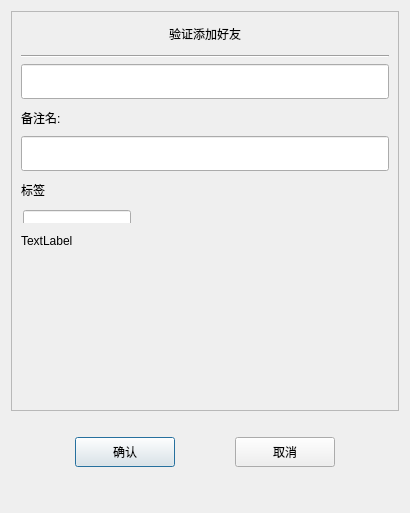
<?xml version="1.0" encoding="UTF-8"?>
<ui version="4.0">
 <class>AuthenFriend</class>
 <widget class="QDialog" name="AuthenFriend">
  <property name="geometry">
   <rect>
    <x>0</x>
    <y>0</y>
    <width>410</width>
    <height>513</height>
   </rect>
  </property>
  <property name="windowTitle">
   <string>Dialog</string>
  </property>
  <layout class="QVBoxLayout" name="verticalLayout">
   <item>
    <widget class="QScrollArea" name="scrollArea">
     <property name="minimumSize">
      <size>
       <width>0</width>
       <height>400</height>
      </size>
     </property>
     <property name="widgetResizable">
      <bool>true</bool>
     </property>
     <widget class="QWidget" name="scrollcontent">
      <property name="geometry">
       <rect>
        <x>0</x>
        <y>0</y>
        <width>396</width>
        <height>398</height>
       </rect>
      </property>
      <layout class="QVBoxLayout" name="verticalLayout_2">
       <property name="spacing">
        <number>0</number>
       </property>
       <property name="leftMargin">
        <number>0</number>
       </property>
       <property name="rightMargin">
        <number>0</number>
       </property>
       <item>
        <widget class="QLabel" name="apply_lb">
         <property name="minimumSize">
          <size>
           <width>0</width>
           <height>25</height>
          </size>
         </property>
         <property name="maximumSize">
          <size>
           <width>16777215</width>
           <height>25</height>
          </size>
         </property>
         <property name="layoutDirection">
          <enum>Qt::LayoutDirection::LeftToRight</enum>
         </property>
         <property name="text">
          <string>验证添加好友</string>
         </property>
         <property name="alignment">
          <set>Qt::AlignmentFlag::AlignCenter</set>
         </property>
        </widget>
       </item>
       <item>
        <widget class="QWidget" name="apply_wid" native="true">
         <layout class="QVBoxLayout" name="verticalLayout_3">
          <item>
           <widget class="Line" name="line">
            <property name="orientation">
             <enum>Qt::Orientation::Horizontal</enum>
            </property>
           </widget>
          </item>
          <item>
           <widget class="CustomizeEdit" name="name_ed">
            <property name="minimumSize">
             <size>
              <width>0</width>
              <height>35</height>
             </size>
            </property>
            <property name="maximumSize">
             <size>
              <width>16777215</width>
              <height>35</height>
             </size>
            </property>
           </widget>
          </item>
          <item>
           <widget class="QLabel" name="label_2">
            <property name="minimumSize">
             <size>
              <width>0</width>
              <height>25</height>
             </size>
            </property>
            <property name="maximumSize">
             <size>
              <width>16777215</width>
              <height>25</height>
             </size>
            </property>
            <property name="text">
             <string>备注名:</string>
            </property>
           </widget>
          </item>
          <item>
           <widget class="CustomizeEdit" name="back_ed">
            <property name="minimumSize">
             <size>
              <width>0</width>
              <height>35</height>
             </size>
            </property>
            <property name="maximumSize">
             <size>
              <width>16777215</width>
              <height>35</height>
             </size>
            </property>
           </widget>
          </item>
          <item>
           <widget class="QLabel" name="label_3">
            <property name="minimumSize">
             <size>
              <width>0</width>
              <height>25</height>
             </size>
            </property>
            <property name="maximumSize">
             <size>
              <width>16777215</width>
              <height>25</height>
             </size>
            </property>
            <property name="text">
             <string>标签</string>
            </property>
           </widget>
          </item>
          <item>
           <widget class="QWidget" name="lb_group_wid" native="true">
            <property name="minimumSize">
             <size>
              <width>0</width>
              <height>50</height>
             </size>
            </property>
            <layout class="QVBoxLayout" name="verticalLayout_4">
             <property name="spacing">
              <number>0</number>
             </property>
             <property name="leftMargin">
              <number>0</number>
             </property>
             <property name="topMargin">
              <number>0</number>
             </property>
             <property name="rightMargin">
              <number>0</number>
             </property>
             <property name="bottomMargin">
              <number>0</number>
             </property>
             <item>
              <widget class="QWidget" name="gridWidget" native="true">
               <property name="maximumSize">
                <size>
                 <width>16777215</width>
                 <height>40</height>
                </size>
               </property>
               <widget class="CustomizeEdit" name="lb_ed">
                <property name="geometry">
                 <rect>
                  <x>2</x>
                  <y>2</y>
                  <width>108</width>
                  <height>35</height>
                 </rect>
                </property>
                <property name="maximumSize">
                 <size>
                  <width>16777215</width>
                  <height>35</height>
                 </size>
                </property>
               </widget>
              </widget>
             </item>
             <item>
              <widget class="QWidget" name="input_tip_wid" native="true">
               <property name="minimumSize">
                <size>
                 <width>0</width>
                 <height>35</height>
                </size>
               </property>
               <property name="maximumSize">
                <size>
                 <width>16777215</width>
                 <height>35</height>
                </size>
               </property>
               <layout class="QVBoxLayout" name="verticalLayout_5">
                <property name="spacing">
                 <number>0</number>
                </property>
                <property name="leftMargin">
                 <number>0</number>
                </property>
                <property name="topMargin">
                 <number>0</number>
                </property>
                <property name="rightMargin">
                 <number>0</number>
                </property>
                <property name="bottomMargin">
                 <number>0</number>
                </property>
                <item>
                 <widget class="ClickedOnceLabel" name="tip_lb">
                  <property name="text">
                   <string>TextLabel</string>
                  </property>
                 </widget>
                </item>
               </layout>
              </widget>
             </item>
            </layout>
           </widget>
          </item>
          <item>
           <widget class="QWidget" name="widget" native="true">
            <property name="minimumSize">
             <size>
              <width>0</width>
              <height>60</height>
             </size>
            </property>
            <property name="layoutDirection">
             <enum>Qt::LayoutDirection::LeftToRight</enum>
            </property>
            <layout class="QHBoxLayout" name="horizontalLayout_2">
             <property name="leftMargin">
              <number>0</number>
             </property>
             <property name="topMargin">
              <number>0</number>
             </property>
             <property name="rightMargin">
              <number>0</number>
             </property>
             <property name="bottomMargin">
              <number>0</number>
             </property>
             <item>
              <widget class="QWidget" name="lb_list" native="true">
               <property name="minimumSize">
                <size>
                 <width>287</width>
                 <height>0</height>
                </size>
               </property>
               <property name="maximumSize">
                <size>
                 <width>287</width>
                 <height>50</height>
                </size>
               </property>
              </widget>
             </item>
             <item>
              <widget class="QWidget" name="more_lb_wid" native="true">
               <property name="minimumSize">
                <size>
                 <width>30</width>
                 <height>0</height>
                </size>
               </property>
               <property name="maximumSize">
                <size>
                 <width>30</width>
                 <height>16777215</height>
                </size>
               </property>
               <layout class="QVBoxLayout" name="verticalLayout_6">
                <property name="spacing">
                 <number>0</number>
                </property>
                <property name="leftMargin">
                 <number>0</number>
                </property>
                <property name="topMargin">
                 <number>0</number>
                </property>
                <property name="rightMargin">
                 <number>0</number>
                </property>
                <property name="bottomMargin">
                 <number>0</number>
                </property>
                <item>
                 <spacer name="verticalSpacer_3">
                  <property name="orientation">
                   <enum>Qt::Orientation::Vertical</enum>
                  </property>
                  <property name="sizeHint" stdset="0">
                   <size>
                    <width>20</width>
                    <height>40</height>
                   </size>
                  </property>
                 </spacer>
                </item>
                <item>
                 <widget class="ClickedOnceLabel" name="more_lb">
                  <property name="minimumSize">
                   <size>
                    <width>25</width>
                    <height>25</height>
                   </size>
                  </property>
                  <property name="maximumSize">
                   <size>
                    <width>25</width>
                    <height>25</height>
                   </size>
                  </property>
                  <property name="text">
                   <string/>
                  </property>
                 </widget>
                </item>
                <item>
                 <spacer name="verticalSpacer_4">
                  <property name="orientation">
                   <enum>Qt::Orientation::Vertical</enum>
                  </property>
                  <property name="sizeHint" stdset="0">
                   <size>
                    <width>20</width>
                    <height>40</height>
                   </size>
                  </property>
                 </spacer>
                </item>
               </layout>
              </widget>
             </item>
            </layout>
           </widget>
          </item>
         </layout>
        </widget>
       </item>
      </layout>
     </widget>
    </widget>
   </item>
   <item>
    <spacer name="verticalSpacer_2">
     <property name="orientation">
      <enum>Qt::Orientation::Vertical</enum>
     </property>
     <property name="sizeType">
      <enum>QSizePolicy::Policy::Fixed</enum>
     </property>
     <property name="sizeHint" stdset="0">
      <size>
       <width>20</width>
       <height>10</height>
      </size>
     </property>
    </spacer>
   </item>
   <item>
    <widget class="QWidget" name="apply_sure_wid" native="true">
     <property name="minimumSize">
      <size>
       <width>0</width>
       <height>50</height>
      </size>
     </property>
     <layout class="QHBoxLayout" name="horizontalLayout">
      <item>
       <spacer name="horizontalSpacer">
        <property name="orientation">
         <enum>Qt::Orientation::Horizontal</enum>
        </property>
        <property name="sizeHint" stdset="0">
         <size>
          <width>40</width>
          <height>20</height>
         </size>
        </property>
       </spacer>
      </item>
      <item>
       <widget class="ClickedBtn" name="sure_btn">
        <property name="minimumSize">
         <size>
          <width>100</width>
          <height>30</height>
         </size>
        </property>
        <property name="text">
         <string>确认</string>
        </property>
       </widget>
      </item>
      <item>
       <spacer name="horizontalSpacer_2">
        <property name="orientation">
         <enum>Qt::Orientation::Horizontal</enum>
        </property>
        <property name="sizeHint" stdset="0">
         <size>
          <width>40</width>
          <height>20</height>
         </size>
        </property>
       </spacer>
      </item>
      <item>
       <widget class="ClickedBtn" name="cancel_btn">
        <property name="minimumSize">
         <size>
          <width>100</width>
          <height>30</height>
         </size>
        </property>
        <property name="text">
         <string>取消</string>
        </property>
       </widget>
      </item>
      <item>
       <spacer name="horizontalSpacer_3">
        <property name="orientation">
         <enum>Qt::Orientation::Horizontal</enum>
        </property>
        <property name="sizeHint" stdset="0">
         <size>
          <width>40</width>
          <height>20</height>
         </size>
        </property>
       </spacer>
      </item>
     </layout>
    </widget>
   </item>
   <item>
    <spacer name="verticalSpacer">
     <property name="orientation">
      <enum>Qt::Orientation::Vertical</enum>
     </property>
     <property name="sizeHint" stdset="0">
      <size>
       <width>20</width>
       <height>11</height>
      </size>
     </property>
    </spacer>
   </item>
  </layout>
 </widget>
 <customwidgets>
  <customwidget>
   <class>ClickedBtn</class>
   <extends>QPushButton</extends>
   <header location="global">clickedbtn.h</header>
  </customwidget>
  <customwidget>
   <class>CustomizeEdit</class>
   <extends>QLineEdit</extends>
   <header location="global">customizeedit.h</header>
  </customwidget>
  <customwidget>
   <class>ClickedOnceLabel</class>
   <extends>QLabel</extends>
   <header location="global">clickedoncelabel.h</header>
  </customwidget>
 </customwidgets>
 <resources/>
 <connections/>
</ui>
